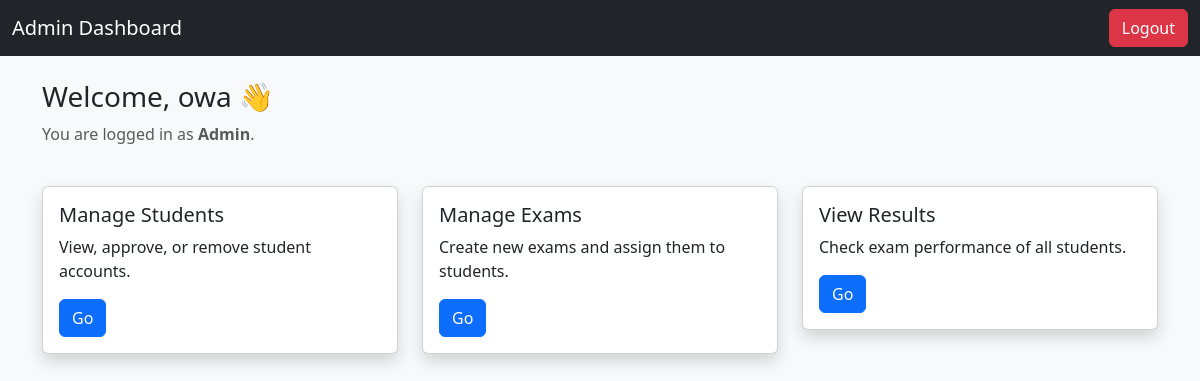
The page /admin/dashboard (signed in) on the database as committed earlier.
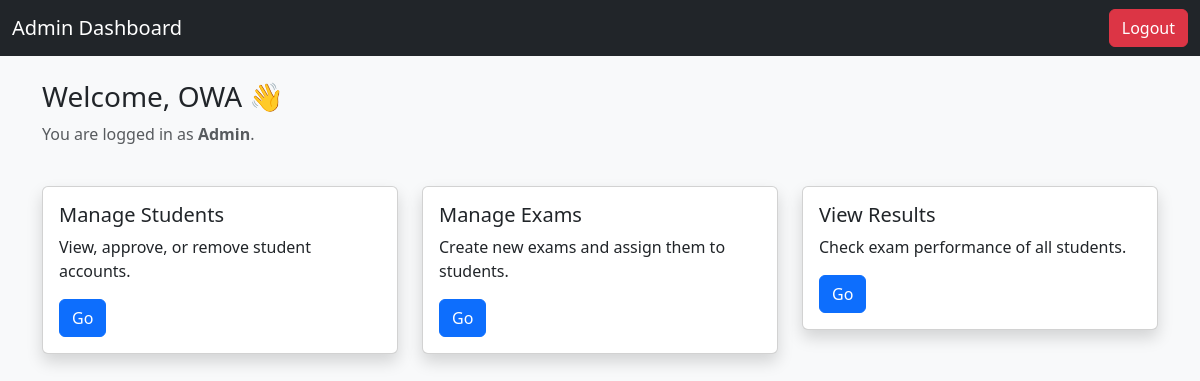
The same page on the database as committed later.
### models/user.py (models this page shows)
class User(db.Model, UserMixin):
    __tablename__ = "users"
    id = db.Column(db.Integer, primary_key=True)
    name = db.Column(db.String(50), nullable=False)
    email = db.Column(db.String(120), unique=True, nullable=False)
    password = db.Column(db.String(200), nullable=False)
    role = db.Column(db.String(20), nullable=False)  # 'admin' or 'student'
    results = db.relationship("Result", backref="student", lazy=True)

### routes/admin_routes.py (the view)
@admin_bp.route("/dashboard")
@login_required
def dashboard():
    return render_template("admin_dashboard.html", user=current_user)

### app.py (called while the page is built)
def create_app():
    app = Flask(__name__, instance_relative_config=True)
    app.config.from_object("config.Config")
    app.config.from_pyfile("config.py", silent=True)
    db.init_app(app)
    login_manager.init_app(app)
    @login_manager.user_loader
    def load_user(user_id):
        return User.query.get(int(user_id))
    app.register_blueprint(auth_bp)
    app.register_blueprint(admin_bp)
    app.register_blueprint(student_bp)
    @app.route("/")
    def index():
        return render_template("landing.html")   # shows login/register options
    return app

### templates/admin_dashboard.html (shortened to what this page needs)
<!DOCTYPE html>
<html lang="en">
<head>
  <link href="https://cdn.jsdelivr.net/npm/bootstrap@5.3.0/dist/css/bootstrap.min.css" rel="stylesheet">
</head>
<body class="bg-light">
  <nav class="navbar navbar-dark bg-dark">
    <div class="container-fluid">
      <a class="navbar-brand" href="#">Admin Dashboard</a>
      <a href="{{ url_for('auth.logout') }}" class="btn btn-danger">Logout</a>
    </div>
  </nav>
  <div class="container mt-4">
    <h3>Welcome, {{ current_user.name }} 👋</h3>
    <p class="text-muted">You are logged in as <strong>Admin</strong>.</p>
    <div class="row g-4 mt-3">
      <div class="col-md-4">
        <div class="card shadow">
          <div class="card-body">
            <h5 class="card-title">Manage Students</h5>
            <p class="card-text">View, approve, or remove student accounts.</p>
            <a href="{{ url_for('admin.manage_students') }}" class="btn btn-primary">Go</a>
          </div>
        </div>
      </div>
      <div class="col-md-4">
        <div class="card shadow">
          <div class="card-body">
            <h5 class="card-title">Manage Exams</h5>
            <p class="card-text">Create new exams and assign them to students.</p>
            <a href="{{ url_for('admin.manage_exams') }}" class="btn btn-primary">Go</a>
          </div>
        </div>
      </div>
      <div class="col-md-4">
        <div class="card shadow">
          <div class="card-body">
            <h5 class="card-title">View Results</h5>
            <p class="card-text">Check exam performance of all students.</p>
            <a href="{{ url_for('admin.results') }}" class="btn btn-primary">Go</a>
          </div>
        </div>
      </div>
    </div>
  </div>
</body>
</html>

Rows that differ between the two databases and show on the page:
changed User: name "owa" → "OWA"
